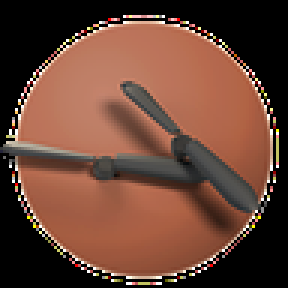
#> input picture godot/assets/ui/sizes/96/item_props.png, 96 x 96 px (shown 3 times larger)
$ python -i gen_products.py   (imports and definitions only)
#> lines starting #> are read from the running program, lines starting #| are printed output that depends on the picture
### godot/tools/ui_art/lib.py
"""Tiny supersampled vector-style drawing kit for the AeroSim tablet UI art.

Everything is drawn as antialiased masks at SS x the final size, painted with flat colours or gradients,
and downsampled with premultiplied alpha, so edges stay crisp at 44, 64, 128 and 512 px.
Coordinates are in "units"; Canvas.unit() maps units to final pixels.
"""
import math
import os
import numpy as np
from PIL import Image, ImageDraw, ImageChops, ImageFilter, ImageFont

SS = 4
HERE = os.path.dirname(os.path.abspath(__file__))
FONT_PATH = os.path.join(HERE, "fonts", "Inter.woff2")   # Inter, SIL OFL 1.1
OUT = os.path.normpath(os.path.join(HERE, "..", "..", "assets", "ui", "tablet"))


def hx(s, a=255):
    s = s.lstrip("#")
    return (int(s[0:2], 16), int(s[2:4], 16), int(s[4:6], 16), a)


def rgba(c, a=None):
    return (c[0], c[1], c[2], c[3] if a is None else int(a))


def mix(c1, c2, t):
    return tuple(int(round(c1[i] + (c2[i] - c1[i]) * t)) for i in range(4))


def lighten(c, t):
    return mix(c, (255, 255, 255, c[3]), t)


def darken(c, t):
    return mix(c, (0, 0, 0, c[3]), t)


# Palette: UI-STYLE.md plus a few tile depths.
PINE_BLACK = hx("#0E110F")
PINE = hx("#131714")
PANEL = hx("#181D1A")
CARD = hx("#1F241F")
FIELD = hx("#2A2F29")
CREAM = hx("#F0E9D1")
CREAM_DIM = hx("#C2C0AE")
MUTED = hx("#999F8D")
BRASS = hx("#E0AB59")
MOSS = hx("#74A87A")
LAKE = hx("#5C959F")
RUST = hx("#B36447")
DANGER = hx("#DB5C52")
SLATE = hx("#5A7088")
INK = hx("#1B2A22")


class Gradient:
    """Linear or radial multi-stop gradient defined in canvas units."""

    def __init__(self, stops, p0=None, p1=None, center=None, radius=None):
        self.stops = stops
        self.p0, self.p1, self.center, self.radius = p0, p1, center, radius

    # [16 lines left out: function render, not called in this run]


def vgrad(c0, c1, y0, y1):
    return Gradient([(0, c0), (1, c1)], p0=(0, y0), p1=(0, y1))


def dgrad(c0, c1, box):
    x0, y0, x1, y1 = box
    return Gradient([(0, c0), (1, c1)], p0=(x0, y0), p1=(x1, y1))


class Mask:
    def __init__(self, img):
        self.img = img

    def __or__(self, o):
        return Mask(ImageChops.lighter(self.img, o.img))

    def __sub__(self, o):
        return Mask(ImageChops.subtract(self.img, o.img))

    def __and__(self, o):
        return Mask(ImageChops.multiply(self.img, o.img))

    def scaled(self, f):
        return Mask(self.img.point(lambda v: int(v * f)))

    def blur(self, px, ss):
        return Mask(self.img.filter(ImageFilter.GaussianBlur(px * ss)))

    def shifted(self, dx, dy):
        return Mask(ImageChops.offset(self.img, int(dx), int(dy)))

    # [5 lines left out: function erode, not called in this run]

    def edge(self, n):
        return self - self.erode(n)


class Canvas:
    # [14 lines left out: functions __init__, unit, not called in this run]

    def pt(self, x, y):
        return (self.ox + x * self.k, self.oy + y * self.k)

    # [5 lines left out: function grid, not called in this run]

    # ---- masks
    def blank(self):
        return Image.new("L", (self.W, self.H), 0)

    # [52 lines left out: functions circle, ellipse, rrect, poly, line, arc, not called in this run]

    def ring(self, x, y, r, w):
        return self.circle(x, y, r + w / 2) - self.circle(x, y, r - w / 2)

    # [47 lines left out: functions bez, text, fill, shadow, not called in this run]

    def sheen(self, mask, top, bottom, a0=0.22, a1=0.0, color=(255, 250, 235, 255)):
        return self._vfade(mask, top, bottom, a0, a1, color)

    # [20 lines left out: functions _vfade, paste, not called in this run]

    def alpha_mask(self):
        return Mask(self.img.getchannel("A"))

    # ---- output
    # [14 lines left out: functions render, save, not called in this run]

### godot/tools/ui_art/gen_products.py
"""Facade product tiles from the Cycles renders (tools/blender/appui_products.py).

Tile treatment from CLAUDE-APP-ASSETS.md: one object, three-quarter view, soft top-left light, contact shadow, and the
category colour as a soft round plate behind the object (camera amber, drone moss, motor rust, battery lake).
Transparent outside the plate. No text, prices or logos.
  assets/ui/item_<id>.png  512 ; assets/ui/sizes/96/item_<id>.png ; assets/ui/items/cutout/<id>.png (object + shadow only)
Usage: python gen_products.py <render dir>
"""
import sys
from appui_lib import *

CAT = {
    "raptor": ("drone", MOSS), "nightowl": ("drone", MOSS), "controller": ("drone", MOSS),
    "thermal_camera": ("camera", BRASS), "night_vision": ("camera", BRASS),
    "motors": ("motor", RUST), "props": ("motor", RUST), "repair_kit": ("motor", RUST),
    "battery": ("battery", LAKE),
}
NOTE = {
    "raptor": "Raptor drone: the game's raptor_race_a model", "nightowl": "Night Owl drone: the game's nightowl_a model",
    "thermal_camera": "Thermal camera module: the game's thermal_pod_a", "night_vision": "Night vision module: the game's night_vision_pod_a",
    "battery": "Long-range battery: rugged pack, amber charge LEDs (modelled)", "motors": "Motor upgrade set: four brushless motors, one cut away (modelled)",
    "props": "Low-noise prop set: matte prop pair (modelled)", "controller": "Controller: two sticks and a phone cradle (modelled)",
    "repair_kit": "Field repair kit: case, tape, spare arm, hex keys (modelled)",
}


def plate(n, col):
    c = Canvas(n).unit(n / 2, n / 2, n / 100.0)
    disc = c.circle(0, 2, 44)
    c.fill(disc, Gradient([(0, lighten(col, 0.22)), (0.7, col), (1, darken(col, 0.30))], center=(-14, -16), radius=70), 0.92)
    c.fill(c.ring(0, 2, 44, 0.5), (255, 246, 220, 255), 0.35)
    return c.render()


def build(src):
    for key, (cat, col) in CAT.items():
        p = os.path.join(src, key + ".png")
        if not os.path.exists(p):
            print("missing render", key)
            continue
        obj = Image.open(p).convert("RGBA").resize((512, 512), Image.LANCZOS)
        tile = plate(512, col)
        # the shadow catcher leaves soft black alpha everywhere; keep the shadow only on the plate, keep the object whole
        a = np.asarray(obj.getchannel("A"), np.float32) / 255.0
        lum = np.asarray(obj.convert("L"), np.float32) / 255.0
        on_plate = np.asarray(tile.getchannel("A"), np.float32) / 255.0
        solid = np.clip((a - 0.88) / 0.1, 0, 1)
        shadow_only = (lum < 0.02) & (a < 0.97)
        na = np.where(shadow_only, a * on_plate, np.maximum(a * on_plate, a * solid + a * (1 - solid) * on_plate))
        na = np.maximum(na, np.where(~shadow_only, a * np.clip(lum * 20, 0, 1), 0))
        obj.putalpha(Image.fromarray(np.clip(na * 255, 0, 255).astype(np.uint8)))
        tile.alpha_composite(obj)
        save_ui(tile, f"item_{key}.png", note=f"{NOTE[key]}; {cat} accent")
        save_ui(tile.resize((96, 96), Image.LANCZOS).filter(ImageFilter.UnsharpMask(0.6, 50, 1)), f"sizes/96/item_{key}.png")
        save_ui(obj, f"items/cutout/{key}.png")


# [2 lines not run here, left out]

>>> import cv2
>>> picture = cv2.imread('../../assets/ui/sizes/96/item_props.png', cv2.IMREAD_GRAYSCALE)
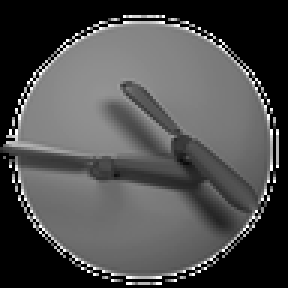
#> picture: shape (96, 96) (shown 3 times larger); min 0, max 255, mean 76.7
#> (the run stopped early here; a loop or call above may not have finished)
